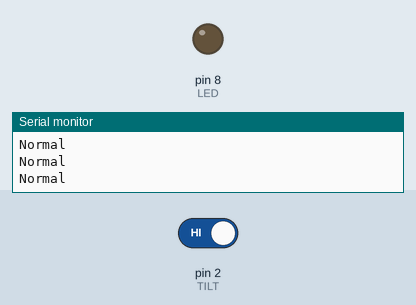
This sketch was run on a simulated Arduino Uno, built with avr-gcc and run on an emulated ATmega328P. Shown: output pins drawn as LEDs (lit = HIGH), the last lines printed to the serial monitor. The inputs (shaded band) are chosen by the test bench; at power-on: pin 2 (TILT) HIGH.

Above: at 1.2 s.
1.3 s: pin 2 (TILT) driven LOW
At 2.1 s:
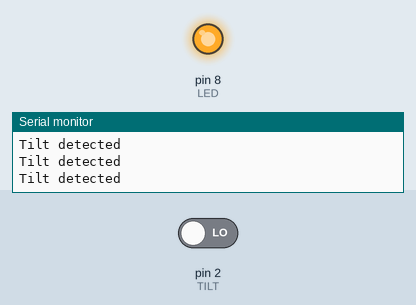
2.9 s: pin 2 (TILT) driven HIGH
At 3.3 s:
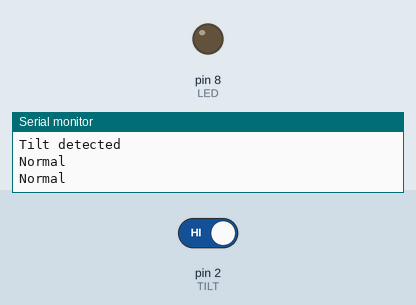
Timing chart, 0 to 5.9 s (numbered marks = the images above; inputs shaded):
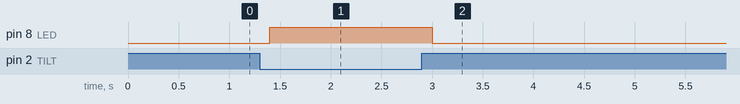

The sketch:

oct27_tilt.ino
```cpp
 /*
 * This is the Arduino code for  Tilt sensor that detects tilt and
 * Turns ON a buzzer or you can control a motor or servo or any other action,

 * Watch the video https://youtu.be/46Z-6MVxKnc

 *  *
* Arduino Code for Tilt Sensor
* Written by Ahmad Nejrabi for Robojax.com
* on Jan 16, 2018 at 21:04 in Ajax, Ontario, Canada
 * Permission granted to share this code given that this
 * note is kept with the code.
 * Disclaimer: this code is "AS IS" and for educational purpose only.
 *
 /*


What it does?
this module has 3 pins, VCC which is connected to 5v,
GNG which is connected to GNG of Arduino.
DO (data out) which is connected to pin 2.
From 8 of Arduino, when tilt is detectec, you can stop a
motor, move a servo or turn an LED on indicating tilt.

 */
  // Tilt Sensor code for Robojax.com
#define TILT 2 // pin 2 for front-left sensor
#define LED 8 // pin 3 for front-right sensor


void setup() {
  Serial.begin(9600);
  Serial.println("Robojax Tilt Test");
  pinMode(TILT, INPUT);//define Data input pin input pin
  pinMode(LED,OUTPUT);// define LED pint  pin as output
}

void loop() {
    // Tilt Sensor code for Robojax.com
  int TILT_SENSED = digitalRead(TILT);// read TILT sensor

  // if tilt is sensed
  if( TILT_SENSED ==LOW)
  {
    digitalWrite(LED,HIGH);// set the LED pin HIGH and buzzer will buzz
    Serial.println("Tilt detected");
  }else{
    digitalWrite(LED,LOW); // Set the LED pin LOW to turn it OFF or buzzer OFF
    Serial.println("Normal");
  }

  delay(200);
}
```

Measured:
- after the input at 1.3 s, pin 8 (LED): LOW → HIGH after 0.10 s
- after the input at 2.9 s, pin 8 (LED): HIGH → LOW after 0.10 s
